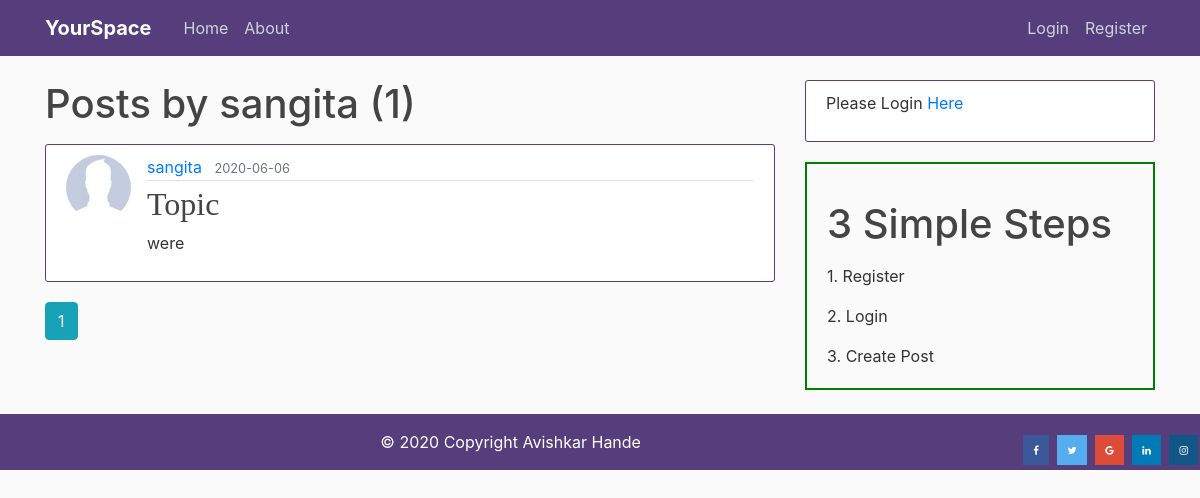
Before: /user/sangita with the older database file.
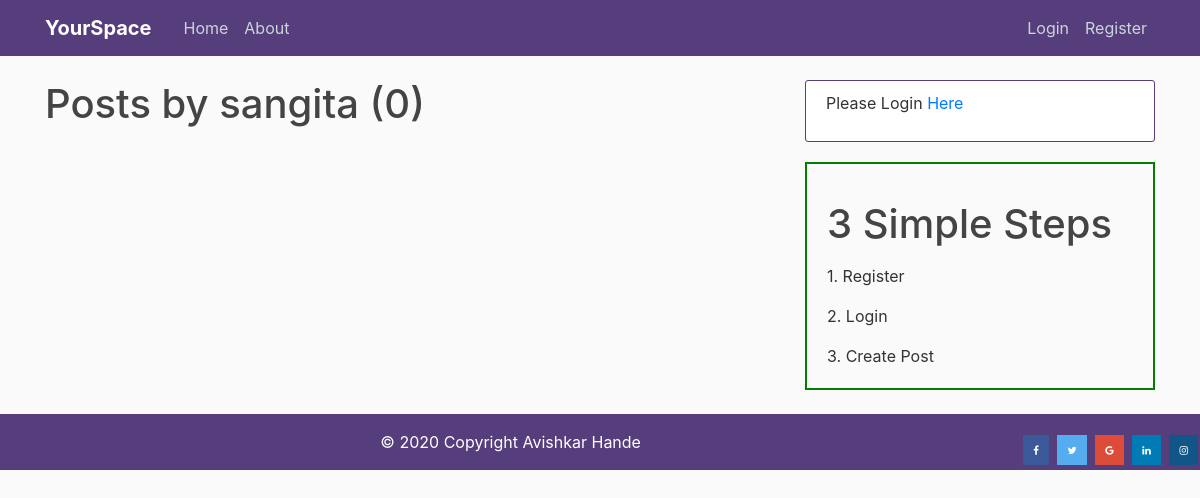
After: the same page with the newer database file.
### flaskblog/models.py (models this page shows, shortened)
class User(db.Model, UserMixin):
    id = db.Column(db.Integer, primary_key=True)
    username = db.Column(db.String(20), unique=True, nullable=False)
    email = db.Column(db.String(120), unique=True, nullable=False)
    image_file = db.Column(db.String(20), nullable=False, default='default.jpg')
    password = db.Column(db.String(60), nullable=False)
    posts = db.relationship('Post', backref='author', lazy=True)

class Post(db.Model):
    id = db.Column(db.Integer, primary_key=True)
    title = db.Column(db.String(100), nullable=False)
    date_posted = db.Column(db.DateTime, nullable=False, default=datetime.utcnow)
    content = db.Column(db.Text, nullable=False)
    user_id = db.Column(db.Integer, db.ForeignKey('user.id'), nullable=False)

### flaskblog/users/routes.py (the view)
@users.route("/user/<string:username>")
def user_posts(username):
    page = request.args.get('page', 1, type=int)
    user = User.query.filter_by(username=username).first_or_404()
    posts = Post.query.filter_by(author=user)\
        .order_by(Post.date_posted.desc())\
        .paginate(page=page, per_page=5)
    return render_template('user_posts.html', posts=posts, user=user)

### flaskblog/templates/user_posts.html
{% extends "layout.html" %}
{% block content %}
    <h1 class="mb-3">Posts by {{ user.username }} ({{ posts.total }})</h1>
    {% for post in posts.items %}
        <article class="media content-section">
          <img class="rounded-circle article-img" src="{{ url_for('static', filename='profile_pics/' + post.author.image_file) }}">
          <div class="media-body">
            <div class="article-metadata">
              <a class="mr-2" href="{{ url_for('users.user_posts', username=post.author.username) }}">{{ post.author.username }}</a>
              <small class="text-muted">{{ post.date_posted.strftime('%Y-%m-%d') }}</small>
            </div>
            <h2><a class="article-title" href="{{ url_for('posts.post', post_id=post.id) }}">{{ post.title }}</a></h2>
            <p class="article-content">{{ post.content }}</p>
          </div>
        </article>
    {% endfor %}
    {% for page_num in posts.iter_pages(left_edge=1, right_edge=1, left_current=1, right_current=2) %}
      {% if page_num %}
        {% if posts.page == page_num %}
          <a class="btn btn-info mb-4" href="{{ url_for('users.user_posts', username=user.username, page=page_num) }}">{{ page_num }}</a>
        {% else %}
          <a class="btn btn-outline-info mb-4" href="{{ url_for('users.user_posts', username=user.username, page=page_num) }}">{{ page_num }}</a>
        {% endif %}
      {% else %}
        ...
      {% endif %}
    {% endfor %}
{% endblock content %}

### flaskblog/templates/layout.html (shortened to what this page needs)
<!DOCTYPE html>
<html>
<head>
    <link rel="stylesheet" href="https://maxcdn.bootstrapcdn.com/bootstrap/4.0.0/css/bootstrap.min.css">
    <link rel="stylesheet" href="https://cdnjs.cloudflare.com/ajax/libs/font-awesome/4.7.0/css/font-awesome.min.css">
    <link rel="stylesheet" type="text/css" href="{{ url_for('static', filename='main.css') }}">
</head>
<body>
    <header class="site-header">
      <nav class="navbar navbar-expand-md navbar-dark new_bg fixed-top">
        <div class="container">
          <a class="navbar-brand mr-4" href="/"><strong>YourSpace</strong></a>
          <div class="collapse navbar-collapse" id="navbarToggle">
            <div class="navbar-nav mr-auto">
              <a class="nav-item nav-link" href="{{ url_for('main.home') }}">Home</a>
              <a class="nav-item nav-link" href="{{ url_for('main.about') }}">About</a>
            </div>
            <div class="navbar-nav">
              {% if current_user.is_authenticated %}
                <a class="nav-item nav-link" href="{{ url_for('posts.new_post') }}">New Post</a>
                <li class="nav-item dropdown">
      <a class="nav-link dropdown-toggle" href="#" id="navbardrop" data-toggle="dropdown">
        Account
      </a>
      <div class="dropdown-menu">
        <a class="dropdown-item" href="{{ url_for('users.account') }}">Update Account</a>
        <a class="dropdown-item" href="{{ url_for('users.change_password') }}">Update Password</a>
      </div>
    </li>
                <a class="nav-item nav-link" href="{{ url_for('users.logout') }}">Logout</a>
              {% else %}
                <a class="nav-item nav-link" href="{{ url_for('users.login') }}">Login</a>
                <a class="nav-item nav-link" href="{{ url_for('users.register') }}">Register</a>
              {% endif %}
            </div>
          </div>
        </div>
      </nav>
    </header>
    <main role="main" class="container" style="padding-bottom: 2%;">
      <div class="row">
        <div class="col-md-8">
          {% block content %}{% endblock %}
        </div>
        <div class="col-md-4">
          <div class="content-section">
            {% if current_user.is_authenticated %}
              <h3>Account Info</h3>
              <p><strong>Username</strong> : {{current_user.username}}</p>
              <p><strong>Email</strong> : {{current_user.email}}</p>
            {% else %}
            <p>Please Login <a href="{{url_for('users.login')}}">Here</a></p>
            {% endif %}
          </div>
    <div style="border:2px solid green;padding:20px;">
      <p class="card-text"><h1>3 Simple Steps</h1></p>
      <p class="card-text">1. Register</p>
      <p class="card-text">2. Login</p>
      <p class="card-text">3. Create Post</p>
   </div>
        </div>
      </div>
    </main>
<footer class="page-footer font-small blue">
  <div class="footer-copyright text-center py-3" style="color:#fff;">© 2020 Copyright
    <a href="https://avishkarhande.github.io"> Avishkar Hande</a>
    <div class="icons" style="float:right;">
<a href="#" class="fa fa-facebook"></a>
<a href="https://twitter.com/avishkarhande" class="fa fa-twitter"></a>
<a href="#" class="fa fa-google"></a>
<a href="https://in.linkedin.com/in/avishkar-hande-4869001a5?trk=people-guest_people_search-card" class="fa fa-linkedin"></a>
<a href="https://instagram.com/avishkaristic" class="fa fa-instagram"></a>
</div>
  </div>
</footer>
</body>
</html>

### flaskblog/static/main.css (style rules this page uses)
body { background: #fafafa; color: #333333; margin-top: 5rem; }
h1, h2, h3, h4, h5, h6 { color: #444444; }
.new_bg { background-color: #563d7c; }
.site-header .navbar-nav .nav-link { color: #cbd5db; }
.content-section { background: #ffffff; padding: 10px 20px; border: 1px solid #563d7c; border-radius: 3px; margin-bottom: 20px; }
.fa { padding: 10px; font-size: 10px; width: auto; text-align: center; text-decoration: none; margin: 5px 2px; }
.fa-facebook { background: #3B5998; color: white; }
.fa-twitter { background: #55ACEE; color: white; }
.fa-google { background: #dd4b39; color: white; }
.fa-linkedin { background: #007bb5; color: white; }
.fa-instagram { background: #125688; color: white; }
footer { background-color: #563d7c; }
footer a { color:#fff; }

Changed rows visible on the page:
removed Post: image_file (placeholder picture), author.username "sangita", date_posted "2020-06-06", title "Topic", content "were"
Other visible differences:
{{ posts.total }}: "1" → "0"
list line gone: "1"
